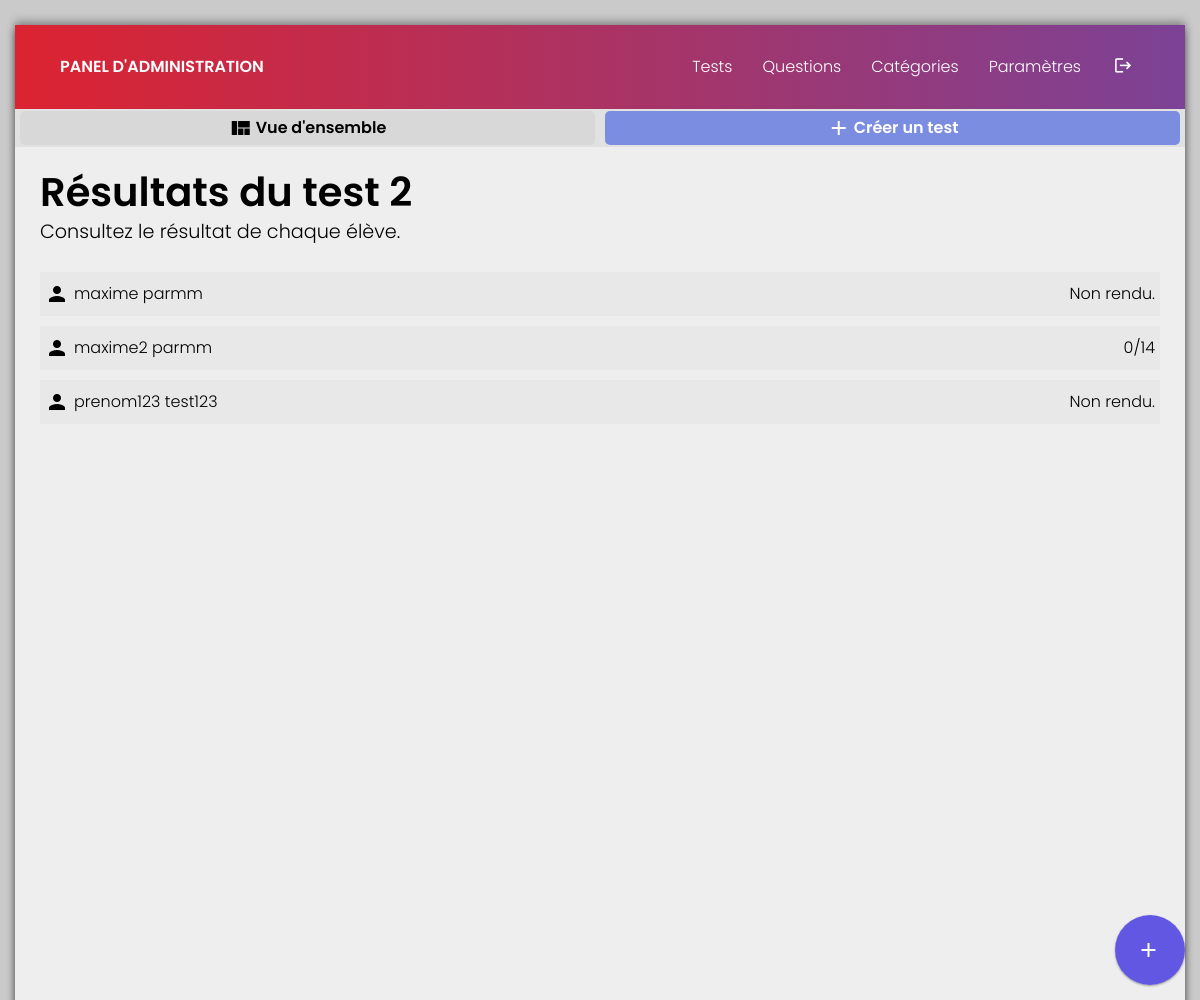
Screenshot of /?action=tests-liste-resultats&id=2 (signed in) with the database file from the repository.
### tables this page shows
CREATE TABLE `users` (
  `id` int(11) NOT NULL,
  `nom` varchar(30) NOT NULL,
  `prenom` varchar(30) NOT NULL,
  `email` varchar(50) NOT NULL,
  `phone` char(10) NOT NULL,
  `passwd` varchar(300) NOT NULL,
  `role` int(11) NOT NULL,
  `nom_public` varchar(60) NOT NULL,
  `date_creation` text NOT NULL
);

### app/sys/connexion.php (called while the page is built, shortened)
<?php
    function getPDO() {
        $user = 'root';
        $pass = '';
        $pdo_options[PDO::MYSQL_ATTR_INIT_COMMAND] = "SET NAMES 'UTF8'";
        return $connexion = new PDO('mysql:host=localhost;dbname=proj_ap', $user, $pass, $pdo_options);
    }
    function isAdmin($userId) {
        $emailreq = getPDO()->prepare("SELECT * FROM users WHERE id=?");
        $emailreq->execute([$userId]);
        $admin = $emailreq->fetch();
        if($admin) {
            return $admin["role"];
        }
    }
function getEleveResultat($testId,$eleveId) {
    $requestedTest = $testId;
    $sql = "SELECT * FROM tests WHERE id=?";
    $stm = getPDO()->prepare($sql);
    $stm->execute([$requestedTest]);
    $test = $stm->fetch();
    $auteur_id  = $eleveId;
    if(!$test) {
        return "Test inexistant.";
    }
    else {
        $sql = "SELECT * FROM tentatives WHERE test_id=? AND auteur_id=?";
        $stm = getPDO()->prepare($sql);
        $stm->execute([$requestedTest, $auteur_id]);
        $tentative = $stm->fetch();
        if(!$tentative) {
            return "Non rendu.";
        }
        else {
            $totalPointsPossible = 0;
            $totalPoints = 0;
            $tentativeReponses = json_decode($tentative["reponses"], true);
            $sql = "SELECT * FROM questions";
            $stm = getPDO()->prepare($sql);
            $stm->execute([$requestedTest, $auteur_id]);
            $questions = $stm->fetchAll();
            foreach($questions as $question) {
                $questionsPropositions = json_decode($question["propositions"], true);
                $questionsReponses = json_decode($question["reponses"], true);
                foreach($tentativeReponses as $tentativeReponse) {
                    if($question["id"] == $tentativeReponse["questionId"]) {
                    $totalPointsPossible = $totalPointsPossible + $question["valeur_pts"];
                        foreach($questionsReponses as $reponse) {
                            $bonneReponses = $reponse;
                            $nombreBonneReponses = count($questionsReponses);
                        }
                        if($question["format"] == 0) {
                            $reponseEleve = $tentativeReponse["reponses"][0];
                        }
                        else {
                            foreach($tentativeReponse["reponses"] as $reponsesEleve) {
                                $nombreReponses = count($tentativeReponse["reponses"]);
                            }
                        }
                    }
                }
            }
            return($totalPoints . "/" . $totalPointsPossible);
        }
    }
}
?>

### app/tests/tests_liste_resultats.php (the view, shortened to what this page needs)
<?php
if(isset($_SESSION["user"])) {
    echo "<div class='subnav'><ul>";
    if(isset($_SESSION["role"]) == 1) {
        echo "
            <a href='index.php' class='active'><li><span class='material-icons'>view_quilt</span>Vue d'ensemble</li></a>
            <a href='?action=tests-create' class='green'><li><span class='material-icons'>add</span>Créer un test</li></a>
        ";
    }
    echo "</ul></div>";
    echo "<a href='?action=tests-create'><div class='button-page-fixed-rounded blue'><span class='material-icons'>add</span><p>Nouveau test</p></div></a>";
}
    $testId = htmlentities($_GET["id"]);
?>
<div class="body-content">
    <div class="body-header">
        <p class="big">Résultats du test <?= htmlentities($_GET["id"]) ?> </p>
        <p>Consultez le résultat de chaque élève.</p>
    </div>
<?php
        $sql = "SELECT * FROM users ORDER BY nom_public ASC";
        $stm = getPDO()->query($sql);
        $users = $stm->fetchAll();
        $testsPending = 0;
        foreach($users as $user) {
            $resultats = getEleveResultat($testId,$user["id"]);
                echo '
                    <div class="section-wrap">
                    <div class="wrapped">
                        <div class="title">
                            <p><span class="material-icons">person</span>';
                echo $user["nom_public"];
                echo '</p></div><div class="expand">';
                echo $resultats;
                echo '</div></div><div class="unwrapped"></div></div>
                ';
        }
        return $testsPending;
?>

### assets/style.css (style rules this page uses)
*, html, body { font-family: 'Poppins', sans-serif; z-index:0; }
html.index { height:93.5% !important; font-weight:300; }
html, body { min-height:100%; font-weight:300; }
html { padding:25px 15px; background:#cacaca; }
body { box-shadow:0 -4px 8px rgba(0,0,0,0.30), 0 5px 8px rgba(0,0,0,0.45); background:#eee; flex-flow:column; display:flex; }
a { text-decoration: none; color: inherit; }
.subnav { background:rgba(0, 0, 0, 0.055); }
.subnav ul { justify-content: space-around; padding:2px 0; display:flex; }
.subnav ul a { transition: all 0.3s cubic-bezier(.25,.8,.25,1); border-radius:5px; text-align: center; padding: 5px 10px; margin:auto 5px; max-height:25px; width:100%; }
.subnav ul a.active { background:rgba(0, 0, 0, 0.04); font-weight: 600; }
.subnav ul a.green { background:rgba(1, 41, 221, 0.454); font-weight:600; color:white; }
.subnav ul li { align-items: center; justify-content: center; display: flex; max-height:25px; }
.subnav ul li span { margin-right:3px; }
.button-page-fixed-rounded.blue { background:rgba(16, 1, 221, 0.637); }
.button-page-fixed-rounded { z-index:999; box-shadow: 0 1px 3px rgba(0,0,0,0.12), 0 1px 2px rgba(0,0,0,0.24); transition: all 0.3s cubic-bezier(.25,.8,.25,1); justify-content: center; align-items: center; cursor:pointer; position:fixed; color:white; display: flex; height: 70px; width: 70px; border-radius: 50%; bottom:15px; right:15px; }
a { text-decoration:none; }
.body-content { padding:25px; }
.body-content { display: flex; flex-direction: column; justify-content: center; }
.section-wrap { background:rgba(0, 0, 0, 0.005); margin:0 0 10px 0; }
.section-wrap .wrapped { background:rgba(0, 0, 0, 0.018); }
.section-wrap .wrapped { display: flex; justify-content: space-between; padding:10px 5px; }
.section-wrap .wrapped .title { display: flex; }
.section-wrap .wrapped .title p { display: flex; align-items: center; margin-right:5px; }
.section-wrap .wrapped .title span { margin-right:5px; }
.section-wrap .wrapped .expand { display: flex; align-items: center; }
.section-wrap button, .section-wrap span { margin:0; transition:all 0.3s cubic-bezier(0.075, 0.82, 0.165, 1); }
.body-header p.big { font-size: 2.5em; font-weight: 600; }
.body-header p { font-size:1.2em; }
.body-header { margin-bottom:20px; line-height: 40px; }

### rows the page displays
users: nom_public "maxime parmm", resultats "Non rendu."
users: nom_public "maxime2 parmm", resultats "0/14"
users: nom_public "prenom123 test123", resultats "Non rendu."

### other values shown
$_GET["id"] "2"
